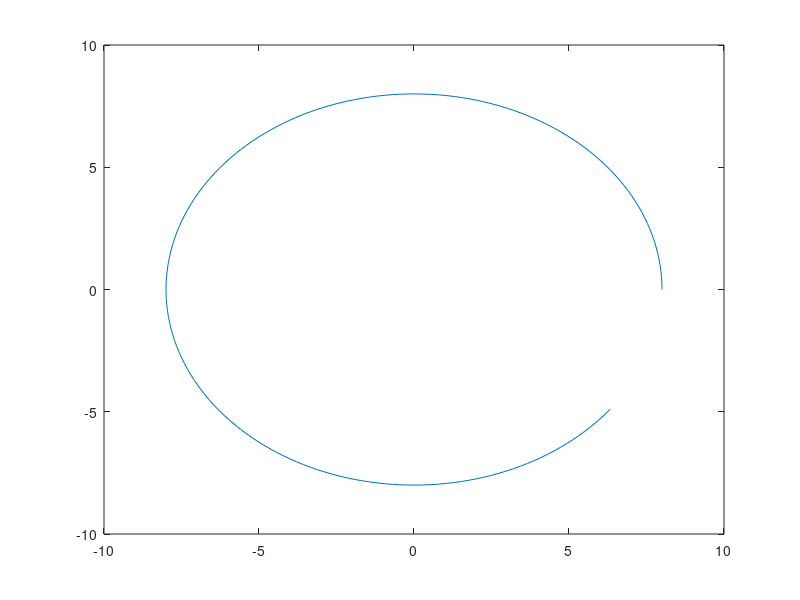

This chart was generated by the following MATLAB code:
%the purpose of this script is to calculate the robots positions overtime
% last modified 5/17/2016 2:49am by Eric Johnson
clc; clear all
R = 8;
t = 0;
v = .25; %m/s

for t=0:1:180
    theta = (v*t)/R;
    y(t+1) = R*sin(theta);
    x(t+1) = R*cos(theta);
    
end
plot(x,y)
